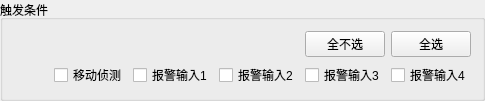
    <widget class="QGroupBox" name="gbox_triggeraction">
     <property name="title">
      <string>触发条件</string>
     </property>
     <layout class="QGridLayout" name="gridLayout_3">
      <item row="1" column="2" colspan="2">
       <widget class="QCheckBox" name="cbox_condition2">
        <property name="text">
         <string>报警输入1</string>
        </property>
       </widget>
      </item>
      <item row="1" column="4">
       <widget class="QCheckBox" name="cbox_condition3">
        <property name="text">
         <string>报警输入2</string>
        </property>
       </widget>
      </item>
      <item row="1" column="1">
       <widget class="QCheckBox" name="cbox_condition1">
        <property name="text">
         <string>移动侦测</string>
        </property>
       </widget>
      </item>
      <item row="1" column="5">
       <widget class="QCheckBox" name="cbox_condition4">
        <property name="text">
         <string>报警输入3</string>
        </property>
       </widget>
      </item>
      <item row="1" column="6">
       <widget class="QCheckBox" name="cbox_condition5">
        <property name="text">
         <string>报警输入4</string>
        </property>
       </widget>
      </item>
      <item row="1" column="0">
       <spacer name="horizontalSpacer_2">
        <property name="orientation">
         <enum>Qt::Horizontal</enum>
        </property>
        <property name="sizeHint" stdset="0">
         <size>
          <width>40</width>
          <height>20</height>
         </size>
        </property>
       </spacer>
      </item>
      <item row="0" column="6">
       <widget class="QPushButton" name="btn_coditionSelectAll">
        <property name="text">
         <string>全选</string>
        </property>
       </widget>
      </item>
      <item row="0" column="5">
       <widget class="QPushButton" name="btn_conditionSelectNone">
        <property name="text">
         <string>全不选</string>
        </property>
       </widget>
      </item>
     </layout>
    </widget>
